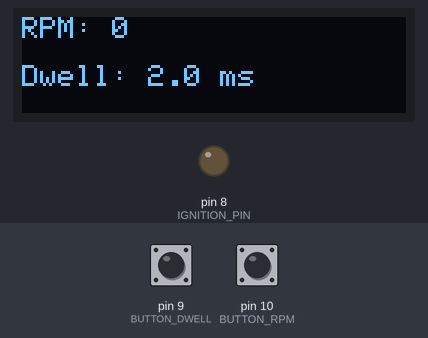
Simulated run of this sketch. Board: Arduino Uno, built with avr-gcc and run on an emulated ATmega328P. Shown: 128×32 one-colour display, output pins drawn as LEDs (lit = HIGH). The inputs (shaded band) are chosen by the test bench; at power-on: pin 9 (BUTTON_DWELL) HIGH, pin 10 (BUTTON_RPM) HIGH.

Above: at 1.2 s.
1.3 s: pin 9 (BUTTON_DWELL) pulled LOW for 0.15 s
At 2.5 s:
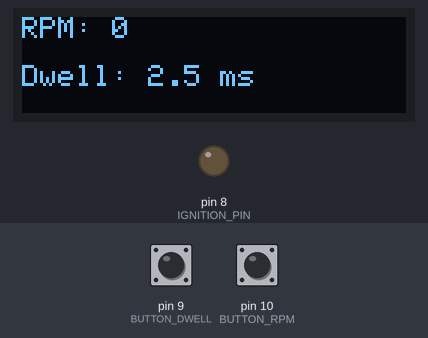
2.9 s: pin 10 (BUTTON_RPM) pulled LOW for 0.15 s
At 3.9 s:
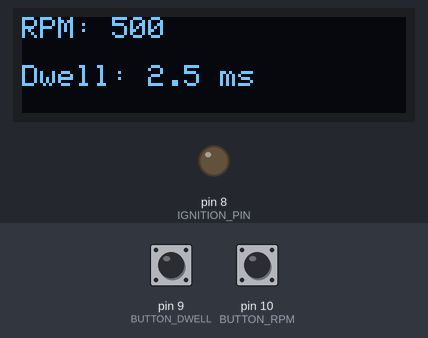
4.5 s: pin 9 (BUTTON_DWELL) pulled LOW for 1 s
At 5.5 s:
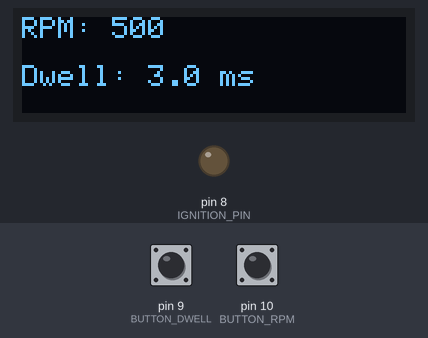
7.0 s: pin 10 (BUTTON_RPM) pulled LOW for 1 s
At 7.4 s:
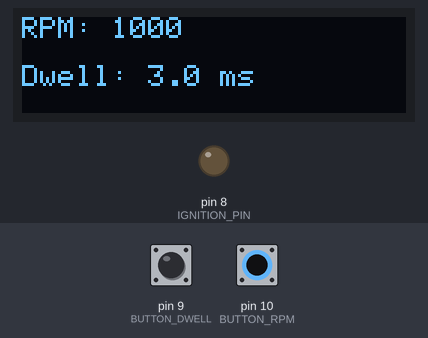
9.5 s: pin 9 (BUTTON_DWELL) pulsed LOW 5 times (0.12 s each, 0.3 s apart)
At 11.9 s:
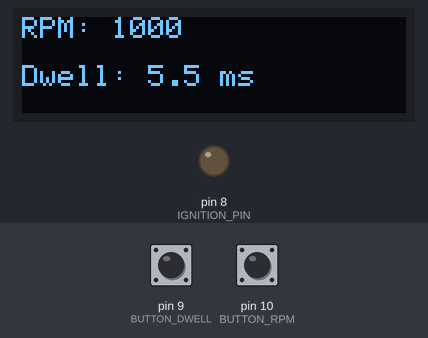
14.0 s: pin 9 (BUTTON_DWELL) pulled LOW for 0.15 s
At 15.1 s:
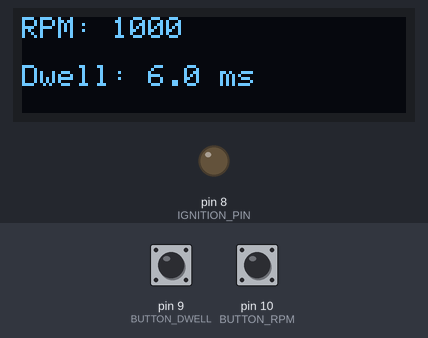
Timing chart, 0 to 16.8 s (numbered marks = the images above; inputs shaded):
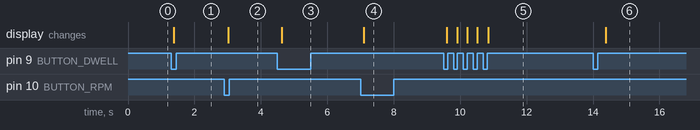

Measured:
- after the input at 1.3 s, the display: changes after 0.08 s (image 1)
- after the input at 2.9 s, the display: changes after 0.12 s (image 2)
- after the input at 4.5 s, the display: changes after 0.13 s (image 3)
- after the input at 7.0 s, the display: changes after 0.09 s (image 4)
- after the input at 9.5 s, the display: first changes after 0.09 s (image 5 shows a later state)
- after the input at 14.0 s, the display: changes after 0.39 s (image 6)

The sketch:

coil_test.ino
```cpp
#include <Wire.h>
#include <Adafruit_GFX.h>
#include <Adafruit_SSD1306.h>

#define OLED_RESET    -1
Adafruit_SSD1306 display(128, 32, &Wire, OLED_RESET);

#define IGNITION_PIN  8
#define BUTTON_DWELL  9
#define BUTTON_RPM    10

unsigned int rpm = 0;
float dwell = 2.0;
bool lastDwellButtonState = HIGH;
bool lastRpmButtonState = HIGH;
unsigned long lastMillis = 0;

void setup() {
    pinMode(IGNITION_PIN, OUTPUT);
    pinMode(BUTTON_DWELL, INPUT_PULLUP);
    pinMode(BUTTON_RPM, INPUT_PULLUP);
    digitalWrite(IGNITION_PIN, LOW);

    display.begin(SSD1306_SWITCHCAPVCC, 0x3C);
    display.clearDisplay();
    display.setTextSize(1);
    display.setTextColor(SSD1306_WHITE);
}

void loop() {

    bool rpmButtonState = digitalRead(BUTTON_RPM);
    if (rpmButtonState == LOW && lastRpmButtonState == HIGH) {
        delay(50); //
        if (digitalRead(BUTTON_RPM) == LOW) {
            rpm += 500;
            if (rpm > 7000) rpm = 0;
        }
    }
    lastRpmButtonState = rpmButtonState;


    bool dwellButtonState = digitalRead(BUTTON_DWELL);
    if (dwellButtonState == LOW && lastDwellButtonState == HIGH) {
        delay(50);
        if (digitalRead(BUTTON_DWELL) == LOW) {
            dwell += 0.5;
            if (dwell > 7.0) dwell = 2.0;
        }
    }
    lastDwellButtonState = dwellButtonState;

    if (rpm > 0) {
        unsigned long period = 60000000UL / (rpm * 4); // RPM period
        unsigned long dwellTime = dwell * 1000; // Dwell time

        digitalWrite(IGNITION_PIN, HIGH);
        delayMicroseconds(dwellTime);
        digitalWrite(IGNITION_PIN, LOW);
        delayMicroseconds(period - dwellTime);
    } else {
        digitalWrite(IGNITION_PIN, LOW);
    }

    display.clearDisplay();
    display.setCursor(0,0);
    display.print("RPM: ");
    display.print(rpm);
    display.setCursor(0, 16);
    display.print("Dwell: ");
    display.print(dwell, 1);
    display.print(" ms");
    display.display();
}
```
